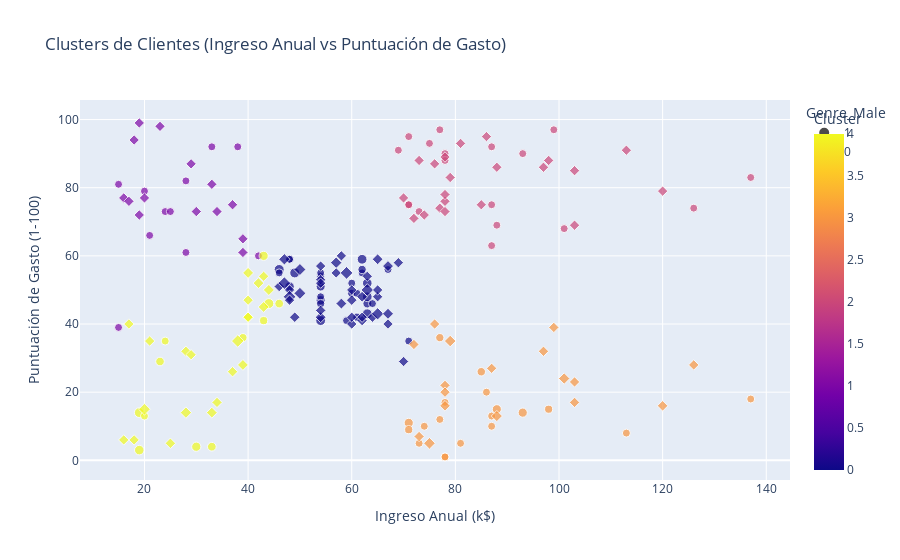

Notebook code cell kept with this figure:
### Markdown cell above
Veamos un gráfico interactivo en 2D

### Code cell
# Importar plotly
import plotly.express as px

# Crear el gráfico en 2D usando Plotly, agregando Edad y Género como detalles adicionales
fig = px.scatter(df_mall_ohc, 
                 x='Annual Income (k$)', 
                 y='Spending Score (1-100)', 
                 color='Cluster',
                 size='Age',  # Usar 'Age' para ajustar el tamaño de los puntos
                 symbol='Genre_Male',  # Usar 'Genre_Male' para diferenciar los géneros con símbolos
                 title='Clusters de Clientes (Ingreso Anual vs Puntuación de Gasto)',
                 labels={'Annual Income (k$)': 'Ingreso Anual (k$)', 
                         'Spending Score (1-100)': 'Puntuación de Gasto (1-100)'},
                 opacity=0.7)

# Ajustar el tamaño de los puntos y mostrar el gráfico interactivo
fig.update_traces(marker=dict(sizemode='area', sizeref=2.*max(df_mall_ohc['Age'])/(10.**2), sizemin=4))
fig.show()

### Figure 1 — Plotly figure (JSON) as saved in the notebook; plotly's stock layout.template omitted (floating-point values rounded to 4 significant figures)
{"data": [{"hovertemplate": "Genre_Male=1<br>Ingreso Anual (k$)=%{x}<br>Puntuación de Gasto (1-100)=%{y}<br>Age=%{marker.size}<br>Cluster=%{marker.color}<extra></extra>", "legendgroup": "1", "marker": {"color": [1, 1, 4, 4, 4, 1, 1, 4, 4, 1, 1, 1, 1, 4, 4, 1, 1, 4, 1, 4, 4, 4, 4, 0, 0, 0, 0, 0, 0, 0, 0, 0, 0, 0, 0, 0, 0, 0, 0, 0, 0, 0, 0, 0, 0, 0, 0, 0, 0, 0, 2, 0, 2, 3, 2, 3, 2, 3, 2, 3, 2, 3, 2, 3, 2, 3, 2, 3, 3, 3, 3, 3, 2, 3, 2, 3, 2, 3, 2, 3, 2, 3, 2, 2, 3, 2, 3, 2], "coloraxis": "coloraxis", "opacity": 0.7, "size": [19, 21, 64, 67, 37, 22, 20, 52, 35, 25, 31, 29, 35, 60, 53, 18, 24, 48, 33, 59, 47, 69, 53, 70, 19, 63, 18, 19, 70, 59, 26, 40, 57, 38, 67, 48, 18, 48, 24, 48, 20, 67, 26, 49, 54, 68, 66, 65, 19, 27, 39, 43, 40, 59, 38, 47, 39, 20, 32, 19, 32, 25, 28, 48, 34, 43, 39, 37, 34, 19, 50, 42, 32, 40, 28, 36, 36, 58, 27, 59, 35, 46, 30, 28, 33, 32, 32, 30], "sizemin": 4, "sizemode": "area", "sizeref": 1.4, "symbol": "circle"}, "mode": "markers", "name": "1", "orientation": "v", "showlegend": true, "type": "scatter", "x": [15, 15, 19, 19, 20, 20, 21, 23, 24, 24, 25, 28, 28, 30, 33, 33, 38, 39, 42, 43, 43, 44, 46, 46, 46, 48, 48, 48, 49, 54, 54, 54, 54, 54, 54, 54, 59, 60, 60, 61, 61, 62, 62, 62, 63, 63, 63, 63, 64, 67, 69, 71, 71, 71, 71, 71, 71, 73, 73, 74, 75, 77, 77, 77, 78, 78, 78, 78, 78, 81, 85, 86, 87, 87, 87, 87, 87, 88, 88, 93, 93, 98, 99, 101, 113, 126, 137, 137], "xaxis": "x", "y": [39, 81, 3, 14, 13, 79, 66, 29, 35, 73, 73, 82, 61, 4, 4, 92, 92, 36, 60, 60, 41, 46, 46, 56, 55, 51, 59, 59, 55, 47, 54, 48, 51, 55, 41, 46, 41, 49, 52, 42, 49, 59, 55, 56, 46, 43, 48, 52, 46, 56, 91, 35, 95, 11, 75, 9, 75, 5, 73, 10, 93, 12, 97, 36, 90, 17, 88, 1, 1, 5, 26, 20, 63, 13, 75, 10, 92, 15, 69, 14, 90, 15, 97, 68, 8, 74, 18, 83], "yaxis": "y"}, {"hovertemplate": "Genre_Male=0<br>Ingreso Anual (k$)=%{x}<br>Puntuación de Gasto (1-100)=%{y}<br>Age=%{marker.size}<br>Cluster=%{marker.color}<extra></extra>", "legendgroup": "0", "marker": {"color": [4, 1, 4, 1, 4, 1, 1, 1, 4, 1, 4, 1, 4, 4, 4, 4, 1, 1, 4, 1, 4, 1, 4, 1, 4, 1, 4, 1, 4, 4, 4, 4, 4, 4, 4, 4, 0, 0, 0, 0, 0, 0, 0, 0, 0, 0, 0, 0, 0, 0, 0, 0, 0, 0, 0, 0, 0, 0, 0, 0, 0, 0, 0, 0, 0, 0, 0, 0, 0, 0, 0, 0, 0, 0, 2, 3, 2, 2, 3, 2, 3, 3, 2, 2, 3, 3, 2, 3, 2, 2, 2, 3, 2, 2, 2, 2, 3, 3, 2, 3, 2, 2, 3, 3, 3, 2, 3, 2, 2, 3, 2, 3], "coloraxis": "coloraxis", "opacity": 0.7, "size": [20, 23, 31, 22, 35, 23, 30, 35, 58, 24, 35, 35, 46, 54, 45, 40, 23, 21, 49, 21, 42, 30, 36, 20, 65, 31, 49, 24, 50, 27, 29, 31, 49, 31, 50, 51, 27, 67, 54, 43, 68, 32, 47, 60, 60, 45, 23, 49, 46, 21, 55, 22, 34, 50, 68, 40, 32, 47, 27, 23, 49, 21, 66, 19, 38, 18, 19, 63, 49, 51, 50, 38, 40, 23, 31, 25, 31, 29, 44, 35, 57, 28, 32, 32, 34, 44, 38, 47, 27, 30, 30, 56, 29, 31, 36, 33, 36, 52, 30, 37, 32, 29, 41, 54, 41, 36, 34, 32, 38, 47, 35, 45], "sizemin": 4, "sizemode": "area", "sizeref": 1.4, "symbol": "diamond"}, "mode": "markers", "name": "0", "orientation": "v", "showlegend": true, "type": "scatter", "x": [16, 16, 17, 17, 18, 18, 19, 19, 20, 20, 21, 23, 25, 28, 28, 29, 29, 30, 33, 33, 34, 34, 37, 37, 38, 39, 39, 39, 40, 40, 40, 40, 42, 43, 43, 44, 46, 47, 47, 48, 48, 48, 49, 50, 50, 54, 54, 54, 54, 54, 57, 57, 58, 58, 59, 60, 60, 60, 60, 62, 62, 62, 63, 63, 64, 65, 65, 65, 65, 67, 67, 67, 69, 70, 70, 72, 72, 73, 73, 74, 75, 76, 76, 77, 78, 78, 78, 78, 78, 78, 78, 79, 79, 81, 85, 86, 87, 88, 88, 97, 97, 98, 99, 101, 103, 103, 103, 103, 113, 120, 120, 126], "xaxis": "x", "y": [6, 77, 40, 76, 6, 94, 72, 99, 15, 77, 35, 98, 5, 14, 32, 31, 87, 73, 14, 81, 17, 73, 26, 75, 35, 61, 28, 65, 55, 47, 42, 42, 52, 54, 45, 50, 51, 52, 59, 50, 48, 47, 42, 49, 56, 53, 52, 42, 44, 57, 58, 55, 60, 46, 55, 40, 42, 47, 50, 41, 48, 42, 50, 54, 42, 48, 50, 43, 59, 43, 57, 40, 58, 29, 77, 34, 71, 88, 7, 72, 5, 40, 87, 74, 22, 20, 76, 16, 89, 78, 73, 35, 83, 93, 75, 95, 27, 13, 86, 32, 86, 88, 39, 24, 17, 85, 23, 69, 91, 16, 79, 28], "yaxis": "y"}], "layout": {"coloraxis": {"colorbar": {"title": {"text": "Cluster"}}, "colorscale": [[0, "#0d0887"], [0.1111, "#46039f"], [0.2222, "#7201a8"], [0.3333, "#9c179e"], [0.4444, "#bd3786"], [0.5556, "#d8576b"], [0.6667, "#ed7953"], [0.7778, "#fb9f3a"], [0.8889, "#fdca26"], [1, "#f0f921"]]}, "legend": {"itemsizing": "constant", "title": {"text": "Genre_Male"}, "tracegroupgap": 0}, "title": {"text": "Clusters de Clientes (Ingreso Anual vs Puntuación de Gasto)"}, "xaxis": {"anchor": "y", "domain": [0, 1], "title": {"text": "Ingreso Anual (k$)"}}, "yaxis": {"anchor": "x", "domain": [0, 1], "title": {"text": "Puntuación de Gasto (1-100)"}}}}
